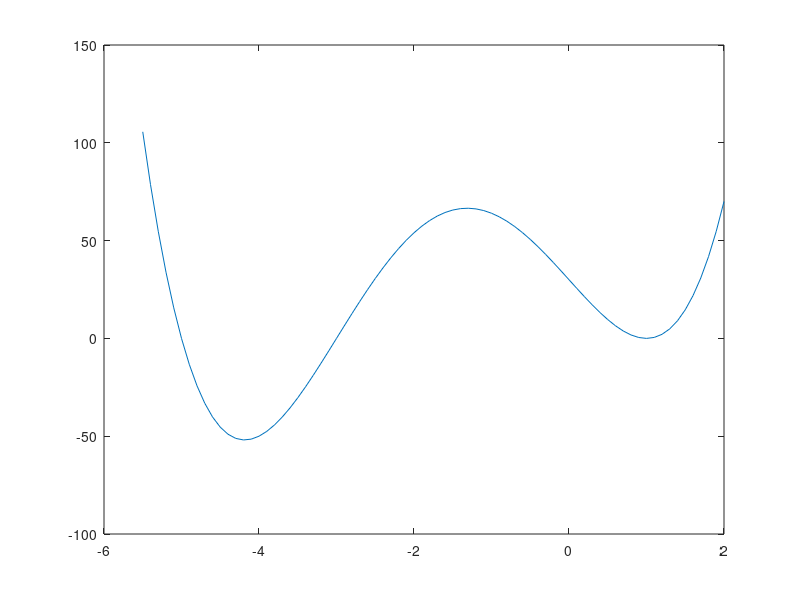

This chart was generated by the following MATLAB code:
% Workspace zurücksetzen
clear all;
clc;

% p(x) = 2x^4+12x^3-44x+30
px = [2 12 0 -44 30];
% Nullstellen berechnen
zeros = roots(px)
% 1. Ableitung berechnen (Vektor der Koeffizienten)
dpx = polyder(px)
% Extremwerte bei Nullstellen der 1. Ableitung
dpxZeros = roots(dpx)
% 2. Ableitung berechnen
ddpx = polyder(dpx)
% Werte der 2. Ableitung an den Extremstellen (< 0 => Maximum, > 0 =>
% Minimum)
polyval(ddpx, dpxZeros)
% Graph plotten
x = -5.5:0.1:2;
y = polyval(px, x);
plot(x, y);